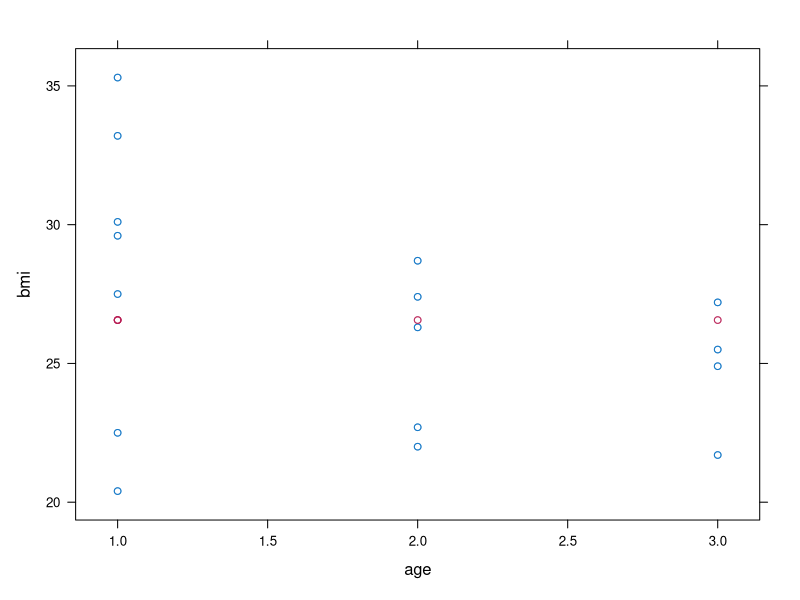
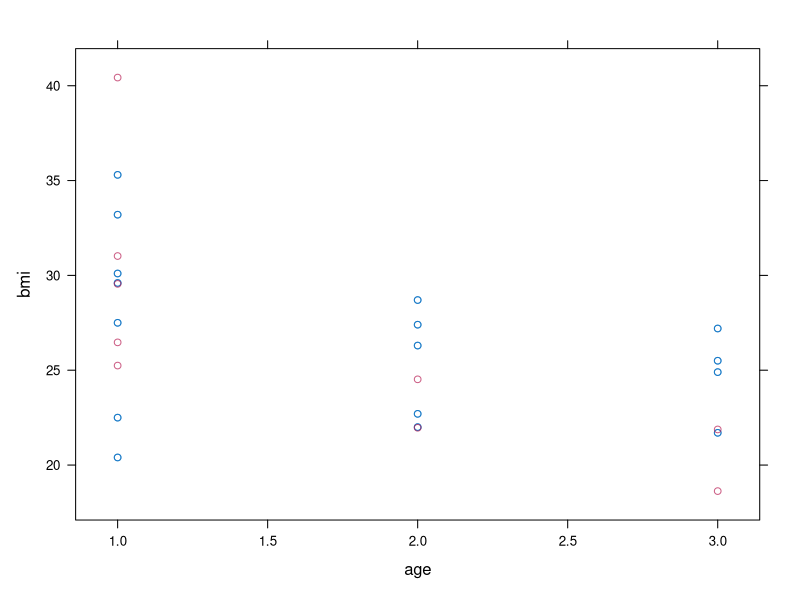
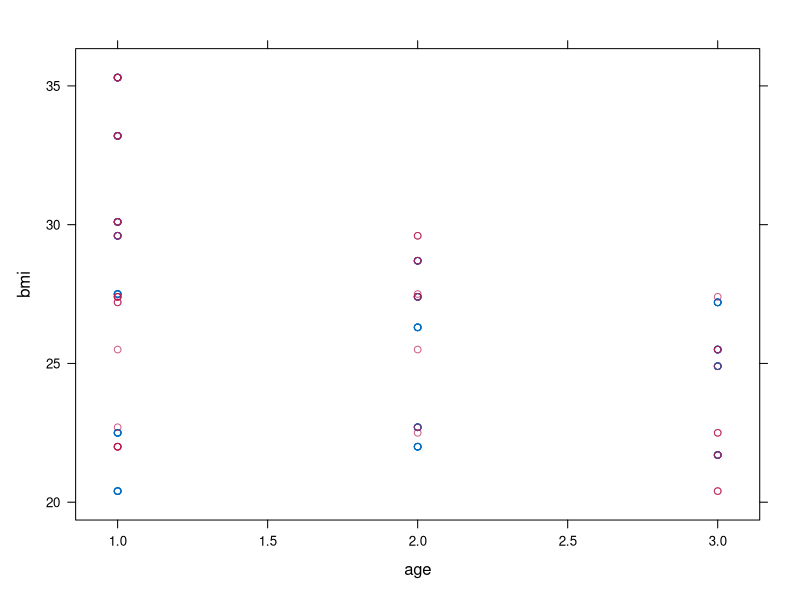

R code for these plots, in order:
## ---- chunk 1
#loading libraries
library(tidyverse)
library(mice)
## ---- chunk 2
# this with() notation will come in handy later
fit <- with(nhanes, lm(bmi ~ age))

#look for statistics and missing values (# 9 observations were deleted)
summary(fit)

## ---- chunk 3
#Let see the % of missing values in BMI colum 36%, so we can conclude this probably have a huge impact!

#% missing
colSums(is.na(nhanes))/nrow(nhanes)*100
## ---- chunk 4
df_nhanes <- nhanes #store in df to avoid changes in original df

imp_mean <- mice(df_nhanes, method = "mean", maxit = 1,
           m = 1, print = FALSE)

xyplot(imp_mean, bmi ~ age) #plot the inserted points (red ones) WHy there is only 3 points if total missing points is 9? A: because the points inserted is always the same, plus the fact that we have only 3 "classes of age"
## ---- chunk 5
#look where is the missing points
df_nhanes[rowSums(is.na(df_nhanes)) > 0,]
## ---- chunk 6
#complete DF with missing values

df_nhanes_mean <- complete(imp_mean)

summary(df_nhanes_mean)
## ---- chunk 7
#Original regression without mean imputation
summary(fit)
## ---- chunk 8
# Fitting with mean_imputation
fit_mean <- with(df_nhanes_mean, lm(bmi ~ age))

#look for statistics=> We conclude that STD erros decrease, the p-value descrease as well but in a lesser scale!
summary(fit_mean)

## ---- chunk 9
#create a df to store the imputaiton
df_nhanes_reg <- df_nhanes

# Use regression (fit_mean) to predict the value
df_nhanes_reg <- df_nhanes_reg %>% 
  #create a pred column to compare with original
  mutate(pred = predict(fit_mean, .)) %>%
  # Replace NA with pred in var1
  mutate(bmi = ifelse(is.na(bmi), pred, bmi))
  
df_nhanes_reg  

## ---- chunk 10
#original df
summary(df_nhanes)

## ---- chunk 11
#df with imputation by regression => the value of mean is higher
summary(df_nhanes_reg)
## ---- chunk 12
#df with stocasthic regression imputation Using mice

df_nhanes_stocreg <- df_nhanes[]

imp_stoc <- mice(df_nhanes_stocreg, method = "norm.nob", seed = 1,
           m = 1, print = FALSE)
xyplot(imp_stoc, bmi ~ age )
#why there is much more red points than original 9 missing? A: Because we are using m =5, so there is 5*9 imputation points
## ---- chunk 13
#complete the df with imputation values (stoc regression)
df_nhanes_stocreg <- complete(imp_stoc)
## ---- chunk 14
#statistics of data frame
summary(df_nhanes_stocreg)
## ---- chunk 15
#statics of regression model => Error and p value decrease much more than original regression.
stoc_reg <- with(df_nhanes_stocreg, lm(bmi ~age))
summary(stoc_reg)
## ---- chunk 16
#Original regression with mean values
summary(fit_mean)
## ---- chunk 17
imp_stoc123 <- mice(nhanes, method = "norm.nob", seed = 123, m=1,
            print = FALSE)
?
df_nhanes_stoc123 <- nhanes #copy original
df_nhanes_stoc123 <- complete(imp_stoc123) #complete with imputation stock seed = 123

reg123 <- with(df_nhanes_stoc123, lm(age ~ bmi)) #run the regression with this imputaiton values
summary(reg123)
## ---- chunk 18
imp <- mice(nhanes, m = 20, print = FALSE)

summary(imp)
## ---- chunk 19
imp$data
## ---- chunk 20
imp$imp
## ---- chunk 21
df_nhanes_multi <- nhanes

df_nhanes_multi <- complete(imp)

df_nhanes_multi
## ---- chunk 22
reg_multi <- with(df_nhanes_multi, lm(bmi ~ age))
summary(reg_multi)
## ---- chunk 23
summary(df_nhanes_multi)
## ---- chunk 24
#The pool() function combines the estimates from m repeated complete data analyses.
#Imp are already done but show again just to make code clear | Every time u run the code the results changes because there are random variance added to results by multiple imputations
imp <- mice(nhanes, m = 5, print = FALSE)
fit <- with(data = imp, exp = lm(bmi ~ age))
summary(pool(fit))
## ---- chunk 25
#visualise the imputation
xyplot(imp, bmi ~age)
